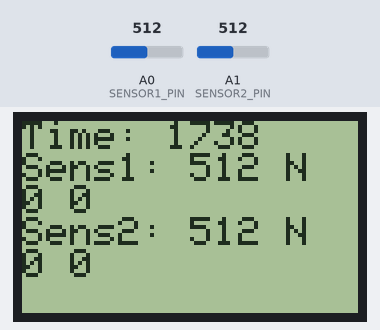
The sketch below on a simulated Arduino Uno, built with avr-gcc and run on an emulated ATmega328P. Shown: 84×48 one-colour display. The test bench sets the inputs (shaded band); at power-on: A0 (SENSOR1_PIN) = 512, A1 (SENSOR2_PIN) = 512. The display library's start-up logo is not drawn; what the sketch prints to the serial monitor is not drawn.

Above: at 1.79 s.
1.8 s: A0 (SENSOR1_PIN) set to 716
At 1.91 s:
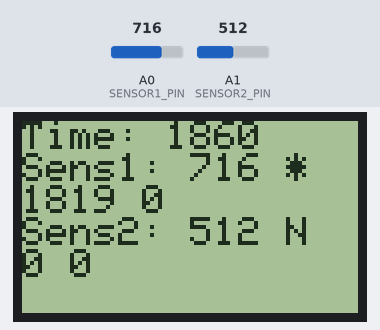
3.4 s: A1 (SENSOR2_PIN) set to 716
At 3.49 s:
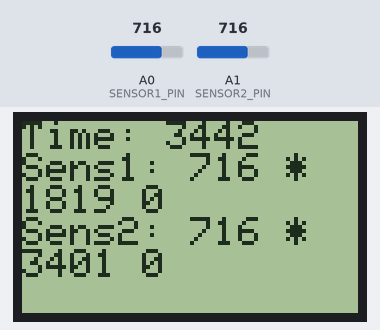
5.0 s: A1 (SENSOR2_PIN) set to 680
At 5.07 s:
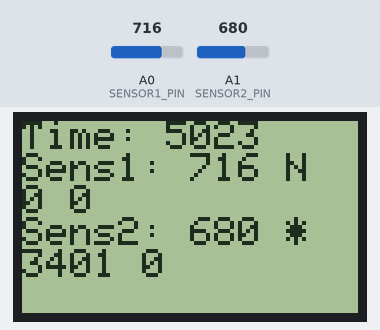
6.5 s: A1 (SENSOR2_PIN) set to 649
At 6.57 s:
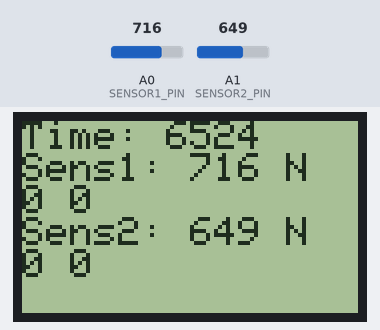
8.0 s: A0 (SENSOR1_PIN) set to 104
At 8.07 s:
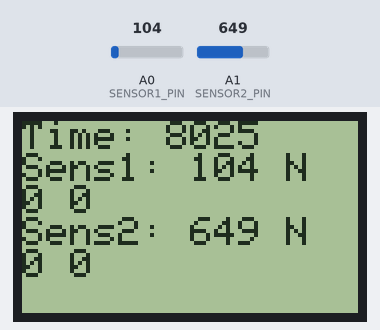
9.5 s: A0 (SENSOR1_PIN) set to 95
At 9.92 s:
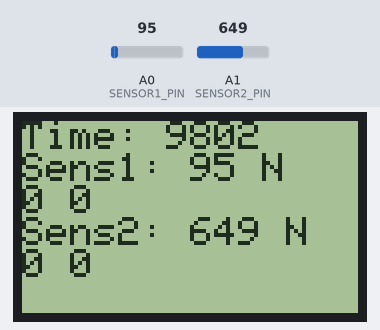

Measured:
- the behaviour switches between 667 and 666 on A1 (SENSOR2_PIN) (found by bisection; images 3 and 4)
- after the input at 1.8 s, the display: first differs from a run without the input after 0.06 s (image 1 shows a later state)
- after the input at 3.4 s, the display: first differs from a run without the input at once (image 2 shows a later state)

The sketch:

vsensor_lcd5110.ino
```cpp
/*********************************************************************
Velocity sensor - to calculate velosity using photoresistors
*********************************************************************/
#include <SPI.h>
#include <Adafruit_GFX.h>
#include <Adafruit_PCD8544.h>

// Software SPI (slower updates, more flexible pin options):
// pin 7 - Serial clock out (SCLK)
// pin 6 - Serial data out (DIN)
// pin 5 - Data/Command select (D/C)
// pin 4 - LCD chip select (CS)
// pin 3 - LCD reset (RST)
// Adafruit_PCD8544 display = Adafruit_PCD8544(7, 6, 5, 4, 3);

// Hardware SPI (faster, but must use certain hardware pins):
// SCK is LCD serial clock (SCLK) - this is pin 13 on Arduino Uno
// MOSI is LCD DIN - this is pin 11 on an Arduino Uno
// pin 5 - Data/Command select (D/C)
// pin 4 - LCD chip select (CS)
// pin 3 - LCD reset (RST)
Adafruit_PCD8544 display = Adafruit_PCD8544(5, 4, 3);
// Note with hardware SPI MISO and SS pins aren't used but will still be read
// and written to during SPI transfer.  Be careful sharing these pins!

#define SENSOR1_PIN 0
#define SENSOR2_PIN 1

#define SENSOR_NORMAL 0      // sensor is in normal state
#define SENSOR_SHADOWED 1    // sensor was put in shadow
#define SENSOR_CLOSED 2      // sensor was triggered
#define MAX_PULSE_DURATION 2000  // maximum shadow pulse

// sensor threshold to detect overshadow event
int light_threshold = 50;

char sensor_state[] = {'N', '*', 'X'};

short sensor1_state, sensor2_state;
int sensor1_level, sensor2_level;
int sensor1_level_prev, sensor2_level_prev;
int sensor1_level_delta, sensor2_level_delta;
unsigned long sensor1_time1, sensor1_time2;
unsigned long sensor2_time1, sensor2_time2;

void setup() {
  Serial.begin(9600);
  // init display
  display.begin();
  display.setContrast(50);
  display.display(); // show splashscreen
  delay(500);
  // init sensors
  sensor1_state = SENSOR_NORMAL;
  sensor1_level_prev = analogRead(SENSOR1_PIN);
  sensor2_state = SENSOR_NORMAL;
  sensor2_level_prev = analogRead(SENSOR2_PIN);
}

void loop(void) {
  // init display
  display.clearDisplay();   // clears the screen and buffer
  display.setTextSize(1);
  display.setTextColor(BLACK);
  display.setCursor(0,0);

  unsigned long sensor_time = millis();
  String time_str = "Time: " + String(sensor_time) + String(' ');
  display.println(time_str);

  // ************* process sensor 1 *************
  sensor1_level = analogRead(SENSOR1_PIN);
  sensor1_level_delta = sensor1_level - sensor1_level_prev;

  switch (sensor1_state) {
    case SENSOR_NORMAL:
      // sensor is in normal state
      if (sensor1_level_delta >= light_threshold) {// was shadowed
        sensor1_state = SENSOR_SHADOWED;
        sensor1_time1 = sensor_time;
      }
      break;
    case SENSOR_SHADOWED:
      // sensor was put in shadow some time ago
      if ((sensor_time - sensor1_time1) > MAX_PULSE_DURATION) {
        // time is gone - go to NORMAL state without any reaction
        sensor1_state = SENSOR_NORMAL;
        sensor1_time1 = 0;
      } else {
        if (sensor1_level_delta <= -light_threshold) {// was unshadowed
          sensor1_state = SENSOR_CLOSED;
          sensor1_time2 = sensor_time;
        }
      }
      break;
    case SENSOR_CLOSED:
      // was put in the light some time ago
      break;
  }

  String s1_str1 = "Sens1: " + String(sensor1_level) + " " + String(sensor_state[sensor1_state]) + String(' ');
  display.println(s1_str1);
  String s1_str2 = String(sensor1_time1) + " " + String(sensor1_time2);
  display.println(s1_str2);
  sensor1_level_prev = sensor1_level;

  // ************* process sensor 2 *************
  sensor2_level = analogRead(SENSOR2_PIN);
  sensor2_level_delta = sensor2_level - sensor2_level_prev;

  switch (sensor2_state) {
    case SENSOR_NORMAL:
      // sensor is in normal state
      if (sensor2_level_delta >= light_threshold) {// was shadowed
        sensor2_state = SENSOR_SHADOWED;
        sensor2_time1 = sensor_time;
      }
      break;
    case SENSOR_SHADOWED:
      // sensor was put in shadow some time ago
      if ((sensor_time - sensor2_time1) > MAX_PULSE_DURATION) {
        // time is gone - go to NORMAL state without any reaction
        sensor2_state = SENSOR_NORMAL;
        sensor2_time1 = 0;
      } else {
        if (sensor2_level_delta <= -light_threshold) {// was unshadowed
          sensor2_state = SENSOR_CLOSED;
          sensor2_time2 = sensor_time;
        }
      }
      break;
    case SENSOR_CLOSED:
      // was put in the light some time ago
      break;
  }

  String s2_str1 = "Sens2: " + String(sensor2_level) + " " + String(sensor_state[sensor2_state]) + String(' ');
  display.println(s2_str1);
  String s2_str2 = String(sensor2_time1) + " " + String(sensor2_time2);
  display.println(s2_str2);
  sensor2_level_prev = sensor2_level;

  // logging
  Serial.print(time_str);
  Serial.print(s1_str1); Serial.print(s2_str1);
  Serial.println();

  display.display();
}
```
